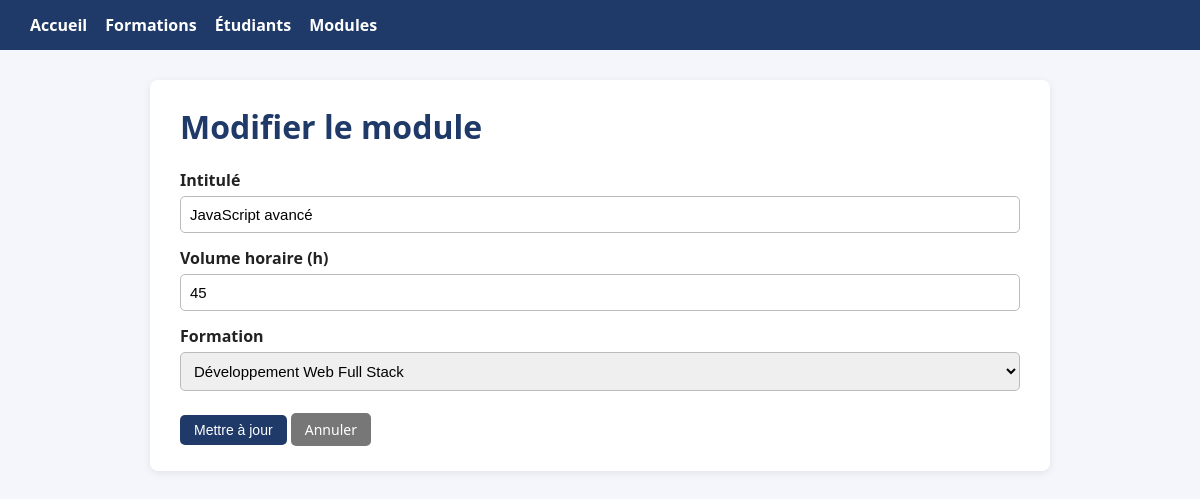
Screenshot of /modules/edit.php?id=2 with the database file from the repository.
### tables this page shows
CREATE TABLE modules (
    id_module      INT AUTO_INCREMENT PRIMARY KEY,
    intitule       VARCHAR(100) NOT NULL,
    volume_horaire INT NOT NULL,
    id_formation   INT NOT NULL,
    CONSTRAINT fk_module_formation FOREIGN KEY (id_formation)
        REFERENCES formations(id_formation)
        ON DELETE CASCADE ON UPDATE CASCADE
);

CREATE TABLE formations (
    id_formation INT AUTO_INCREMENT PRIMARY KEY,
    titre        VARCHAR(100) NOT NULL,
    duree_mois   INT NOT NULL,
    description  TEXT
);

### database/connexion.php (called while the page is built, shortened)
<?php
function h($valeur)
{
    return htmlspecialchars((string) $valeur, ENT_QUOTES, 'UTF-8');
}

### modules/edit.php (the view, shortened to what this page needs)
<?php require_once '../database/connexion.php'; ?>
<!DOCTYPE html>
<html lang="fr"><head><meta charset="UTF-8"><title>Modifier un module</title>
<link rel="stylesheet" href="../assets/css/style.css"></head>
<body>
<header><a href="../index.php">Accueil</a><a href="../formations/index.php">Formations</a><a href="../etudiants/index.php">Étudiants</a><a href="../modules/index.php">Modules</a></header>
<main>
<?php
$id = (int) ($_GET['id'] ?? 0);
$stmt = $pdo->prepare("SELECT * FROM modules WHERE id_module = ?");
$stmt->execute([$id]);
$module = $stmt->fetch(PDO::FETCH_ASSOC);
$formations = $pdo->query("SELECT id_formation, titre FROM formations ORDER BY titre")->fetchAll(PDO::FETCH_ASSOC);
?>
<h1>Modifier le module</h1>
<form method="POST">
  <label>Intitulé</label><input type="text" name="intitule" required value="<?= h($module['intitule']) ?>">
  <label>Volume horaire (h)</label><input type="number" name="volume_horaire" min="1" required value="<?= h($module['volume_horaire']) ?>">
  <label>Formation</label>
  <select name="id_formation" required>
    <?php foreach ($formations as $f): ?>
      <option value="<?= $f['id_formation'] ?>" <?= $module['id_formation'] == $f['id_formation'] ? 'selected' : '' ?>><?= h($f['titre']) ?></option>
    <?php endforeach; ?>
  </select>
  <br><br><button class="btn" type="submit">Mettre à jour</button> <a class="btn btn-sec" href="index.php">Annuler</a>
</form>
</main></body></html>

### assets/css/style.css (style rules this page uses)
* { box-sizing:border-box }
body { font-family:Segoe UI,Arial,sans-serif;background:#f4f6fb;margin:0;color:#222 }
header { background:#1f3a68;color:#fff;padding:14px 30px }
header a { color:#fff;text-decoration:none;margin-right:18px;font-weight:600 }
main { max-width:900px;margin:30px auto;background:#fff;padding:25px 30px;border-radius:8px;box-shadow:0 2px 8px rgba(0,0,0,.08) }
h1 { margin-top:0;color:#1f3a68 }
.btn { display:inline-block;padding:7px 14px;border-radius:5px;background:#1f3a68;color:#fff;text-decoration:none;border:0;cursor:pointer;font-size:14px }
.btn-sec { background:#777 }
form label { display:block;margin-top:14px;font-weight:600 }
form input,form select,form textarea { width:100%;padding:9px;margin-top:5px;border:1px solid #bbb;border-radius:5px;font-size:15px }

### rows the page displays
modules: intitule "JavaScript avancé", volume_horaire "45", id_formation "Développement Web Full Stack"
